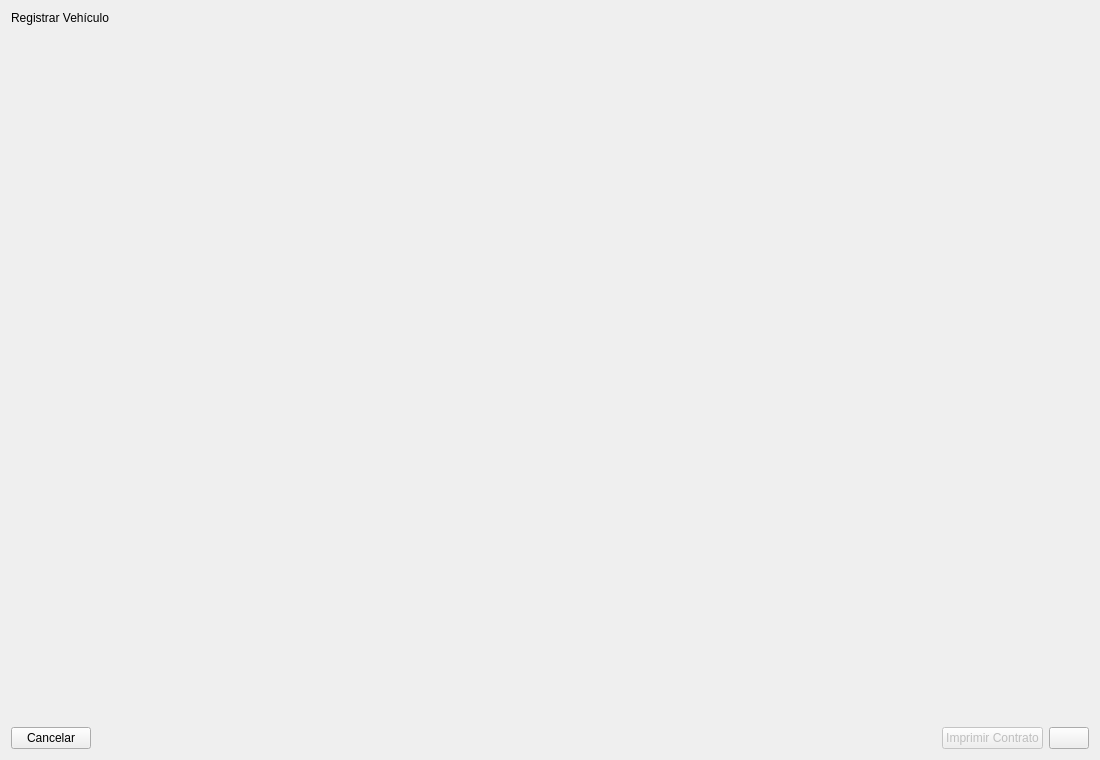
<?xml version="1.0" encoding="UTF-8"?>
<ui version="4.0">
 <class>VehicleWizardView</class>
 <widget class="QWidget" name="VehicleWizardView">
  <property name="geometry">
   <rect>
    <x>0</x>
    <y>0</y>
    <width>1100</width>
    <height>760</height>
   </rect>
  </property>
  <layout class="QVBoxLayout" name="mainLayout" stretch="0,0,1,0,0">
   <item>
    <widget class="QLabel" name="titleLabel">
     <property name="text">
      <string>Registrar Vehículo</string>
     </property>
     <property name="class" stdset="0">
      <string notr="true">h1</string>
     </property>
    </widget>
   </item>
   <item>
    <layout class="QVBoxLayout" name="stepperSlot">
     <property name="spacing">
      <number>0</number>
     </property>
     <property name="leftMargin">
      <number>0</number>
     </property>
     <property name="topMargin">
      <number>0</number>
     </property>
     <property name="rightMargin">
      <number>0</number>
     </property>
     <property name="bottomMargin">
      <number>0</number>
     </property>
    </layout>
   </item>
   <item>
    <widget class="QStackedWidget" name="stepStack">
     <property name="currentIndex">
      <number>0</number>
     </property>
     <widget class="VehicleDetailsView" name="detailsPage"/>
     <widget class="VehicleConditionsView" name="conditionsPage"/>
     <widget class="VehicleFilesView" name="filesPage"/>
    </widget>
   </item>
   <item>
    <widget class="QLabel" name="errorLabel">
     <property name="textFormat">
      <enum>Qt::TextFormat::PlainText</enum>
     </property>
     <property name="wordWrap">
      <bool>true</bool>
     </property>
     <property name="class" stdset="0">
      <string notr="true">error-text</string>
     </property>
    </widget>
   </item>
   <item>
    <layout class="QHBoxLayout" name="buttonsLayout">
     <item>
      <widget class="QPushButton" name="cancelButton">
       <property name="text">
        <string>Cancelar</string>
       </property>
       <property name="icon">
        <iconset resource="../../resources/Resources.qrc">
         <normaloff>:/icons/cancel_dark.png</normaloff>:/icons/cancel_dark.png</iconset>
       </property>
       <property name="iconSize">
        <size>
         <width>10</width>
         <height>10</height>
        </size>
       </property>
       <property name="class" stdset="0">
        <string notr="true">cancelButton</string>
       </property>
      </widget>
     </item>
     <item>
      <spacer name="buttonsSpacer">
       <property name="orientation">
        <enum>Qt::Orientation::Horizontal</enum>
       </property>
       <property name="sizeHint" stdset="0">
        <size>
         <width>0</width>
         <height>0</height>
        </size>
       </property>
      </spacer>
     </item>
     <item>
      <widget class="QPushButton" name="printContractButton">
       <property name="enabled">
        <bool>false</bool>
       </property>
       <property name="text">
        <string>Imprimir Contrato</string>
       </property>
       <property name="icon">
        <iconset resource="../../resources/Resources.qrc">
         <normaloff>:/icons/printer.png</normaloff>:/icons/printer.png</iconset>
       </property>
       <property name="iconSize">
        <size>
         <width>12</width>
         <height>12</height>
        </size>
       </property>
       <property name="class" stdset="0">
        <string notr="true">secondary</string>
       </property>
      </widget>
     </item>
     <item>
      <widget class="QPushButton" name="primaryButton">
       <property name="iconSize">
        <size>
         <width>12</width>
         <height>12</height>
        </size>
       </property>
       <property name="class" stdset="0">
        <string notr="true">primary</string>
       </property>
      </widget>
     </item>
    </layout>
   </item>
  </layout>
 </widget>
 <customwidgets>
  <customwidget>
   <class>VehicleDetailsView</class>
   <extends>QWidget</extends>
   <header>presentation/views/wizard/vehicledetailsview.h</header>
  </customwidget>
  <customwidget>
   <class>VehicleConditionsView</class>
   <extends>QWidget</extends>
   <header>presentation/views/wizard/vehicleconditionsview.h</header>
  </customwidget>
  <customwidget>
   <class>VehicleFilesView</class>
   <extends>QWidget</extends>
   <header>presentation/views/wizard/vehiclefilesview.h</header>
  </customwidget>
 </customwidgets>
 <resources>
  <include location="../../resources/Resources.qrc"/>
 </resources>
 <connections/>
</ui>
